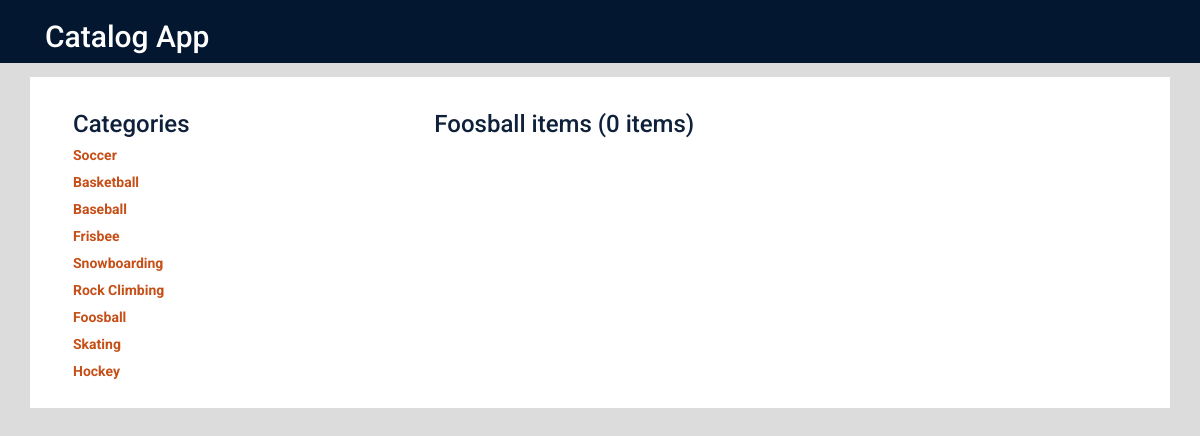
Before: /catalog/7/items/ with the older database file.
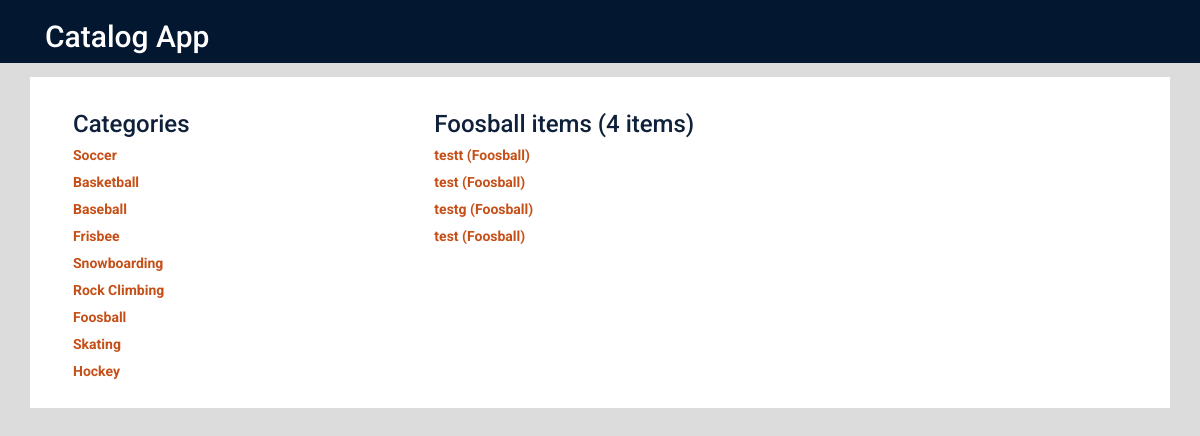
After: the same page with the newer database file.
### category_database_setup.py (models this page shows, shortened)
class Category(Base):
    __tablename__ = 'category'
    id = Column(Integer, primary_key=True)
    name = Column(String(250), nullable=False)

class StockItem(Base):
    __tablename__ = 'stock_item'
    name = Column(String(80), nullable=False)
    id = Column(Integer, primary_key=True)
    description = Column(String(250))
    category_id = Column(Integer, ForeignKey('category.id'))
    category = relationship(Category)

### categoryapp_webserver.py (the view)
@app.route('/catalog/<int:category_id>/')
@app.route('/catalog/<int:category_id>/items/')
def showCategoryItems(category_id):
    DBSession = sessionmaker(bind=engine)
    session = DBSession()
    categories = session.query(Category)
    stockItems = session.query(StockItem).filter_by(category_id=category_id).all()
    currentCategory = session.query(Category).filter_by(id=category_id).one()
    stockItemsNum = len(stockItems)
    loginStatus = templateLoginStatus()
    return render_template('content_area_items.html', categories=categories, stockItems=stockItems, currentCategory=currentCategory, stockItemsNum=stockItemsNum, loginStatus=loginStatus)

### categoryapp_webserver.py (called while the page is built)
@app.context_processor
def templateLoginStatus():
    access_token = login_session.get('access_token')
    if access_token is None:
        return dict(loginStatus=False)
    else:
        return dict(loginStatus=True)

### templates/content_area_items.html (shortened to what this page needs)
{% extends "main.html" %}
{% block content_area %}
<div class="container">
	<div class="banner main background_white">
		<div class="col-md-4">
			<h3>Categories</h3>
			{% for category in categories %}
				<a href = "{{url_for('showCategoryItems', category_id = category.id)}}">
					{{category.name}}
				</a>
			{% endfor %}
		</div>
		<div class="col-md-8">
			<h3>{{currentCategory.name}} items ({{stockItemsNum}} items)</h3>
			{% for singleItem in stockItems %}
				<a href = "{{url_for('showStockItem', category_id = currentCategory.id, stockItem_id = singleItem.id)}}">
					{{singleItem.name}} <span>({{singleItem.category.name}})</span>
				</a>
			{% endfor %}
		</div>
		<div class="clearfix"></div>
	</div>
</div>
{% endblock %}

Changed rows visible on the page:
added StockItem: name "testt", category.name "Foosball"
added StockItem: name "test", category.name "Foosball"
added StockItem: name "testg", category.name "Foosball"
added StockItem: name "test", category.name "Foosball"
Other visible differences:
{{ stockItemsNum }}: "0" → "4"
